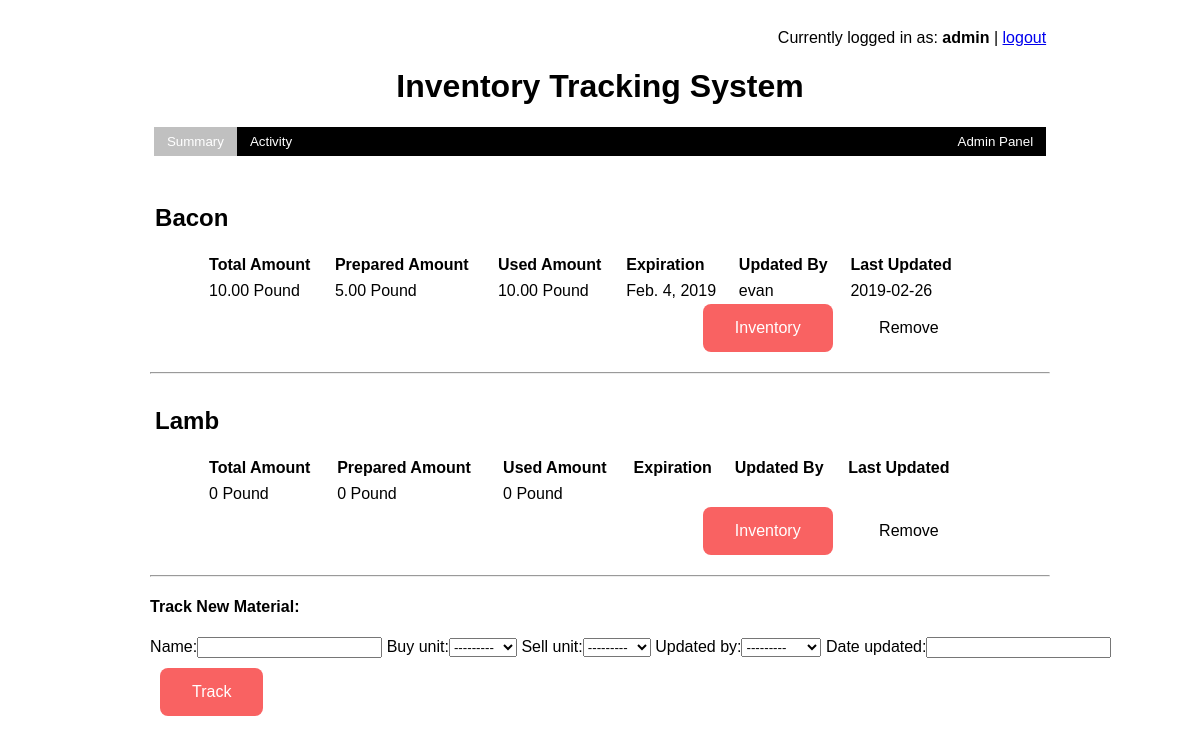
Screenshot of /is/material/ (signed in) with the database file from the repository.
### InventorySystem/models.py (models this page shows, shortened)
class MaterialType(models.Model):
    id = models.AutoField(primary_key=True)
    name = models.CharField(max_length=100)
    buy_unit = models.ForeignKey(UnitLookup, on_delete=models.CASCADE, related_name='buy_unit')
    sell_unit = models.ForeignKey(UnitLookup, on_delete=models.CASCADE, related_name='sell_unit')
    updated_by = models.ForeignKey(User, null=True, on_delete=models.CASCADE)
    date_updated = models.DateField(null=True)
    '''buy_unit_cost = models.DecimalField(max_digits=6, decimal_places=2)'''
    '''sell_unit_cost = models.DecimalField(max_digits=6, decimal_places=2)'''

class UnitLookup(models.Model):
    id = models.AutoField(primary_key=True)
    name = models.CharField(max_length=15)
    def __str__(self):
        return self.name

class Material(models.Model):
    id = models.AutoField(primary_key=True)
    initial_amount = models.DecimalField(max_digits=6, decimal_places=2)
    current_amount = models.DecimalField(max_digits=6, decimal_places=2)
    prepared_amount = models.DecimalField(max_digits=6, decimal_places=2)
    expiration_date = models.DateField()
    material_type = models.ForeignKey(MaterialType, on_delete=models.CASCADE)

### InventorySystem/views.py (the view)
# urls.py: path('material/', total_amounts),
def total_amounts(request):
    materials = []
    for material_type in MaterialType.objects.all():
        material_obj = {'name': material_type.name}
        material_obj['id'] = material_type.id
        total_amount = 0
        prepared_amount = 0
        total_initial_amount = 0
        used_amount = 0
        if len(Material.objects.filter(material_type=material_type)) == 0:
            material_obj['total_amount'] = 0
            material_obj['prepared_amount'] = 0
            material_obj['used_amount'] = 0
            material_obj['buy_unit'] = material_type.buy_unit
            materials.append(material_obj)
            continue
        earliest_expiration_material = Material.objects.filter(material_type=material_type).latest('-expiration_date')
        expiration_date = earliest_expiration_material.expiration_date
        material_obj['expiration_date'] = expiration_date
        for material in Material.objects.filter(material_type=material_type):
            total_amount += material.current_amount
            prepared_amount += material.prepared_amount
            total_initial_amount += material.initial_amount
        used_amount = total_initial_amount - total_amount
        material_obj['total_amount'] = total_amount
        material_obj['prepared_amount'] = prepared_amount
        material_obj['used_amount'] = used_amount
        material_obj['buy_unit'] = material_type.buy_unit.name
        material_obj['updated_by'] = material_type.updated_by
        material_obj['date_updated'] = material_type.date_updated.strftime('%Y-%m-%d')
        materials.append(material_obj)
    return render(request, 'total_amount.html', {'materials': materials, 'form': {'mat': {'id': 0}, 'form': MaterialTypeForm()}})

### templates/total_amount.html (shortened to what this page needs)
<!DOCTYPE html>
<html lang="en">
<head>
</head>
<body>
    {% block content %}
    {% if user.is_authenticated %}
        <div class = "sticky">
            <div class = log-out>
                <p>Currently logged in as:
                    <b>
                        {{ request.user.username }}
                    </b>
                    |
                    <a href="/accounts/login/">logout</a>
                </p>
             </div>
            <h1>Inventory Tracking System</h1>
            <ul>
              <li><a class="active" href="material">Summary</a></li>
              <li><a href="/is/activity">Activity</a></li>
              <li style="float:right"><a href="/admin">Admin Panel</a></li>
            </ul>
            <br/>
            </div>
        {% for material in materials %}
            <div class="material-span">
                <h2>{{ material.name }}</h2>
                <div class="material-card">
                    <table>
                        <tr>
                            <th>Total Amount</th>
                            <th>Prepared Amount</th>
                            <th>Used Amount</th>
                            <th>Expiration</th>
                            <th>Updated By</th>
                            <th>Last Updated</th>
                        </tr>
                        <tr>
                            <td>{{ material.total_amount }} {{ material.buy_unit}}</td>
                            <td>{{ material.prepared_amount }} {{ material.buy_unit }}</td>
                            <td>{{ material.used_amount }} {{ material.buy_unit }}</td>
                            <td>{{ material.expiration_date }}</td>
                            <td>{{ material.updated_by }}</td>
                            <td>{{ material.date_updated}}</td>
                        </tr>
                    </table>
                </div>
                <div class="button-div"><form>
                    <button class="page-button" type="submit" formaction="/is/material/summary/{{ material.name }}">Inventory</button>
                    <button class="delete-button" type="submit" formaction="/is/material/type/remove/{{ material.id }}">Remove</button>
                </form></div>
            </div>
            <div class = "hr-div"><hr></div>
        {% endfor %}
            <h4 style="margin-left: 12%">Track New Material:</h4>
            <form class="material-form new-form" method="post" action="/is/material/type/update/{{ form.mat.id }}" style="margin-left: 12%">
                {{ form.form }}
                <div class = "add-button-div" style="display: inline-block">
                     <button class="page-button" type="submit">Track</button>
                </div>
            </form>
    {% else %}
        <p>You are not logged in</p>
        <a href="{% url 'login' %}">login</a>
    {% endif %}
    {% endblock %}
</body>
</html>

### templates/total_amount.html (style rules this page uses)
body { font-family: "Lucida Sans Unicode", "Lucida Grande", sans-serif; }
h1 { text-align: center; }
div.sticky { position: -webkit-sticky; position: sticky; top: 0; padding: 5px; background-color: white; }
table { font-family: arial, sans-serif; border-collapse: collapse; width: 80%; }
td, th { text-align: left; padding: 4px }
.material-card { display: flex; flex-direction: row; justify-content: space-between; width: 90%; margin-left: 50px; }
.material-span { margin-bottom: 15px; padding: 5px; border-radius: 10px; width: 90%; align-self: center; margin-left: 12%; margin-right: 12%; }
.log-out { text-align: right; margin-right: 12%; }
.page-button { background-color: #F96262; border: none; color: white; padding: 15px 32px; text-align: center; text-decoration: none; display: inline-block; font-size: 16px; border-radius: 8px; cursor:pointer; }
.delete-button { background-color: white; border: none; color: black; padding: 15px 32px; text-align: center; text-decoration: none; display: inline-block; font-size: 16px; border-radius: 8px; margin-left: 10px; transition: 0.5s; cursor:pointer; }
.button-div { display: flex; flex-direction: row; justify-content: flex-end; margin-right: 250px; }
.hr-div { margin-left: 12%; margin-right: 12%; }
.add-button-div { margin: 10px }
ul { list-style-type: none; margin: 0; padding: 0; overflow: hidden; background-color: black; margin-left: 12%; margin-right: 12%; }
li { float: left; }
li a { display: block; color: white; text-align: center; padding: 7px 13px; text-decoration: none; font-size: smaller; }
.active { background-color: silver; }

### rows the page displays
UnitLookup: name "Lamb", total_amount "0", buy_unit "Pound", prepared_amount "0", used_amount "0"

### other values shown
{{ request.user.username }} "admin"
{{ material.name }} "Bacon"
{{ material.total_amount }} "10.00"
{{ material.buy_unit }} "Pound"
{{ material.prepared_amount }} "5.00"
{{ material.used_amount }} "10.00"
{{ material.expiration_date }} "Feb. 4, 2019"
{{ material.updated_by }} "evan"
{{ material.date_updated }} "2019-02-26"
